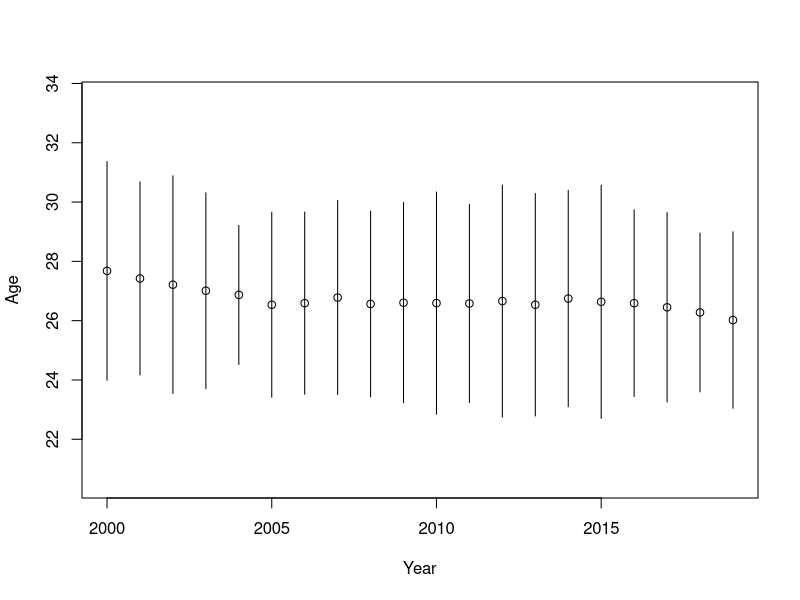
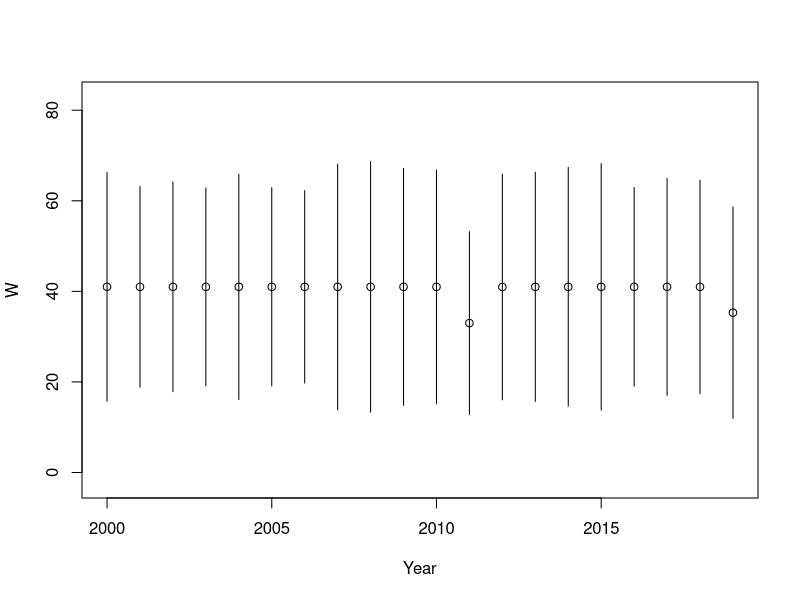
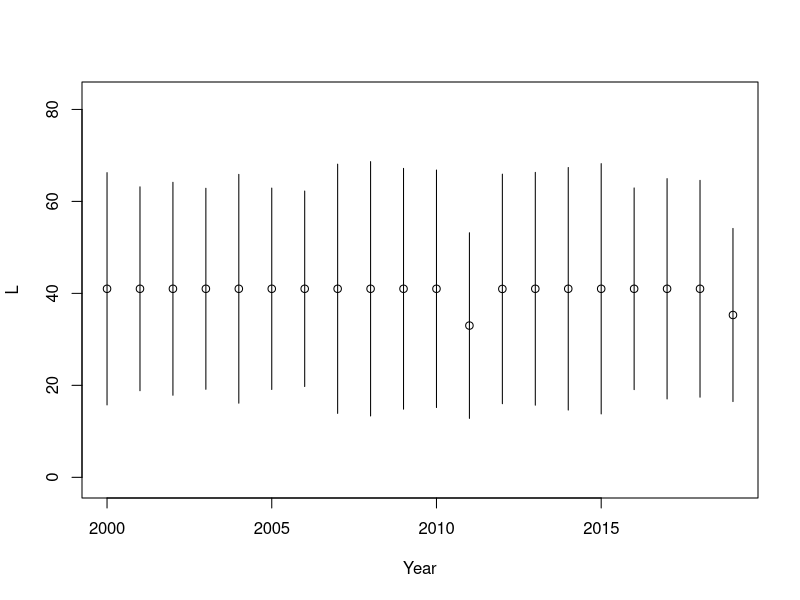
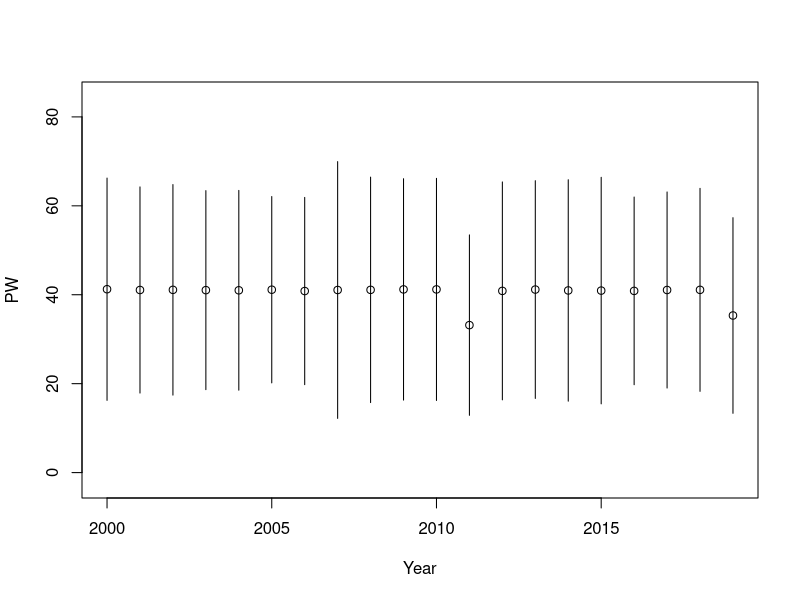
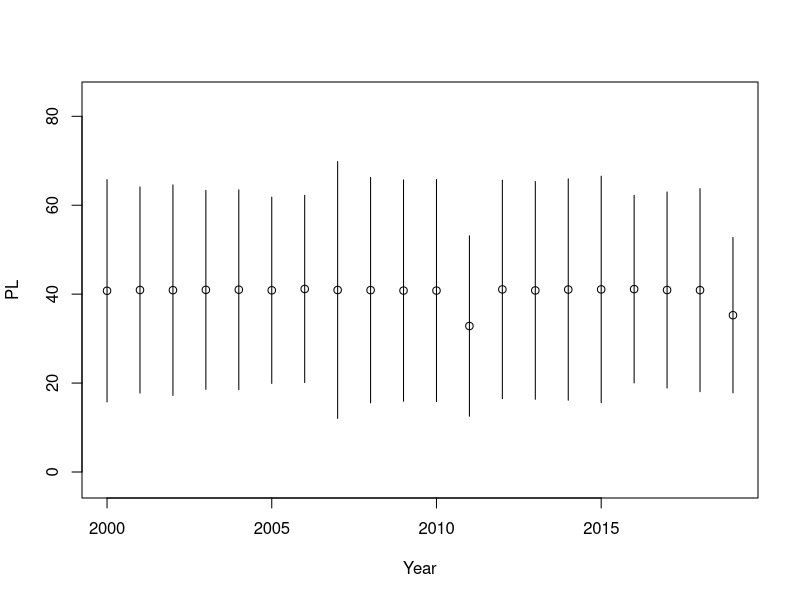
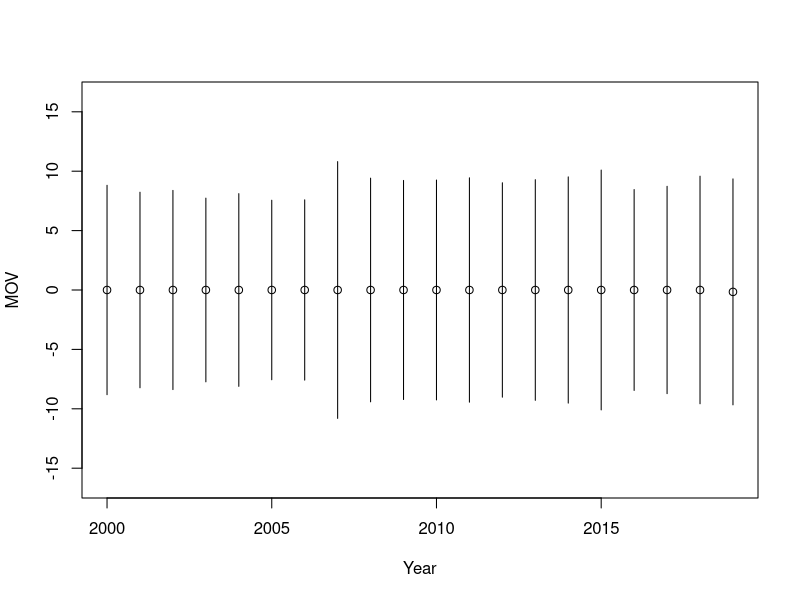
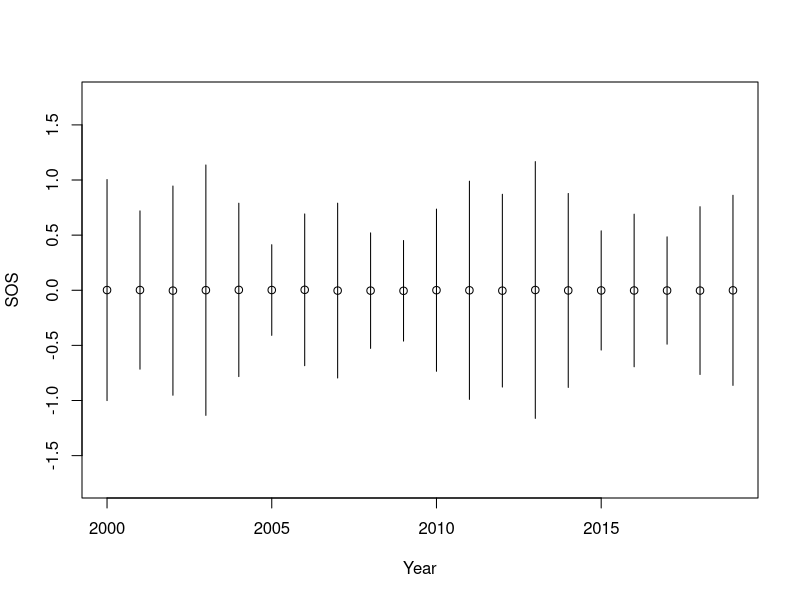
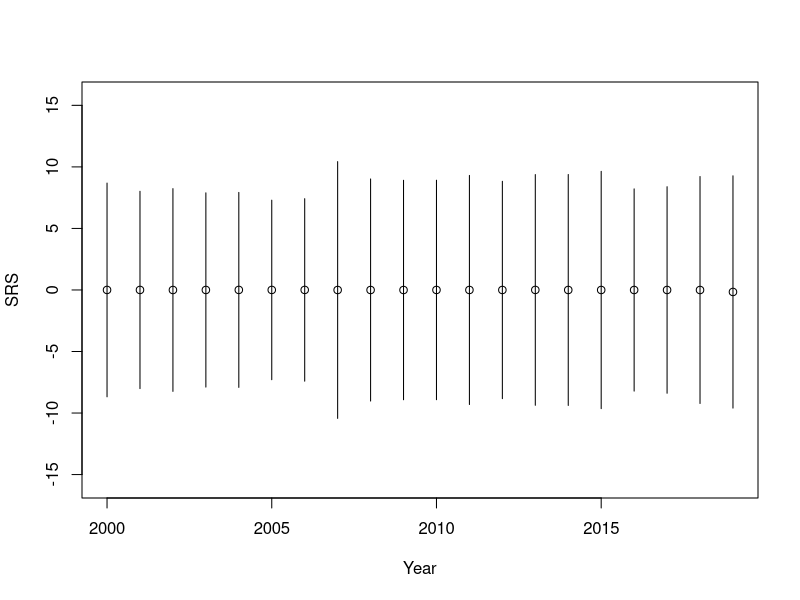

Reproduce these figures in R, in order.
## ---- chunk 1
knitr::opts_chunk$set(echo = TRUE)
## ---- chunk 2
nba_salaries <- read.csv("./data/nba_salaries.csv")
nba_team_wins <- read.csv("./data/nba_team_wins.csv")

advanced_stats <- read.csv("./data/advanced_stats.csv")

shooting_stats <- read.csv("./data/shooting_stats.csv")
opponent_shooting_stats <- read.csv("./data/opponent_shooting_stats.csv")

total_stats <- read.csv("./data/total_stats.csv")
opponent_total_stats <- read.csv("./data/opponent_total_stats.csv")

gdp_deflator <- read.csv("./data/gdp_by_year.csv")

# View(nba_salaries)
# View(nba_team_wins)
# View(advanced_stats)
# View(shooting_stats)
# View(opponent_shooting_stats)
# View(total_stats)
# View(opponent_total_stats)
# View(gdp_deflator)

# Get rid of the asterisks in every Team Name in advanced_stats.csv
advanced_stats <- read.csv("./data/advanced_stats.csv")
advanced_stats
advanced_stats$team <- stringr::str_replace(advanced_stats$team, '\\*', '')
advanced_stats

## ---- chunk 3



advanced_stats
class(advanced_stats[,2])
advanced_stats[,2][1]
advanced_stats[,2][2]
advanced_stats[,2][3]

dim(advanced_stats)
advanced_stats <- na.omit(advanced_stats)
dim(advanced_stats)

# ifelse(advanced_stats$year == cur_year, 1, 0)

years_vec <- seq(from = 2000, to = 2019, by = 1)
# for (cur_year in years_vec) {
# advanced_stats_only_cur_year <- advanced_stats[advanced_stats$year == cur_year,]
# print(dim(advanced_stats_only_cur_year))
# 
# col_inds_vec <- seq(from = 3, to = 20, by = 1)
# for (cur_x_ind in col_inds_vec) {
#   mu_of_cur_x_cur_year <- mean(advanced_stats_only_cur_year[,cur_x_ind])
#   
# }
# }

any(advanced_stats["Age"] == "26.9")

any(is.na(advanced_stats["Age"]))
any(is.na(advanced_stats["W"]))

colnames(advanced_stats)[28]

alpha_level <- 0.05

# If alpha is 0.05, then area_to_the_left should be 0.975
area_to_the_left <- (1.0 - (alpha_level/2.0))
area_to_the_left
norm_crit_value <- qnorm(area_to_the_left, mean = 0, sd = 1, lower.tail = TRUE)
norm_crit_value

col_inds_vec <- seq(from = 3, to = 28, by = 1)
for (cur_x_ind in col_inds_vec) {
  # if cur_x_ind corresponds to the "Arena" column,
  # then skip this current iteration
  # because the "Arena" column contains string values
  # which obviously can not be averaged.
  if (cur_x_ind == 26) {
    next
  }
  
  cur_x_means <- c()
  cur_x_sds <- c()
  cur_x_lower_bounds <- c()
  cur_x_upper_bounds <- c()
  
  print("HI")
  print(colnames(advanced_stats)[cur_x_ind])
  for (cur_year in years_vec) {
    advanced_stats_only_cur_year <- advanced_stats[advanced_stats$year == cur_year,]
    # advanced_stats_only_cur_year <- advanced_stats[,cur_x_ind]
    
    mu_of_cur_x_cur_year <- mean(advanced_stats_only_cur_year[,cur_x_ind])
    sd_of_cur_x_cur_year <- sd(advanced_stats_only_cur_year[,cur_x_ind])
    
    if (cur_x_ind == 3) {
      print(sd_of_cur_x_cur_year)
    }
    
    cur_x_means <- append(cur_x_means, mu_of_cur_x_cur_year)
    cur_x_sds <- append(cur_x_sds, sd_of_cur_x_cur_year)
    cur_x_lower_bounds <- append(cur_x_lower_bounds, mu_of_cur_x_cur_year - norm_crit_value*sd_of_cur_x_cur_year)
    cur_x_upper_bounds <- append(cur_x_upper_bounds, mu_of_cur_x_cur_year + norm_crit_value*sd_of_cur_x_cur_year)
  }
  
  # Make a plot of the mean of the current x-variable over the 20 years.
  

  print(cur_x_means)
  if (cur_x_ind == 3) {
    print("cur_x_means is")
    print(cur_x_means)
    print("cur_x_lower_bounds is")
    print(cur_x_lower_bounds)
  }
  
  min_y_lower_bound <- min(cur_x_lower_bounds)
  max_y_upper_bound <- max(cur_x_upper_bounds)
  midpoint_y <- ((max_y_upper_bound + min_y_lower_bound)/2.0)
  half_range_y <- ((max_y_upper_bound - min_y_lower_bound)/2.0)
  
  ylim_lower_bound <- (midpoint_y - half_range_y*1.5)
  ylim_upper_bound <- (midpoint_y + half_range_y*1.5)
  
  #plot(years_vec, cur_x_means, xlab = "Year", ylab = colnames(advanced_stats)[cur_x_ind],
  #     ylim = c(min_y_lower_bound-2, max_y_upper_bound+2))
  plot(years_vec, cur_x_means, xlab = "Year", ylab = colnames(advanced_stats)[cur_x_ind],
       ylim = c(ylim_lower_bound, ylim_upper_bound))
  for (cur_year_ind in 1:length(years_vec)) {
    lines(c(years_vec[cur_year_ind], years_vec[cur_year_ind]), c(cur_x_lower_bounds[cur_year_ind], cur_x_upper_bounds[cur_year_ind]))
  }
}




